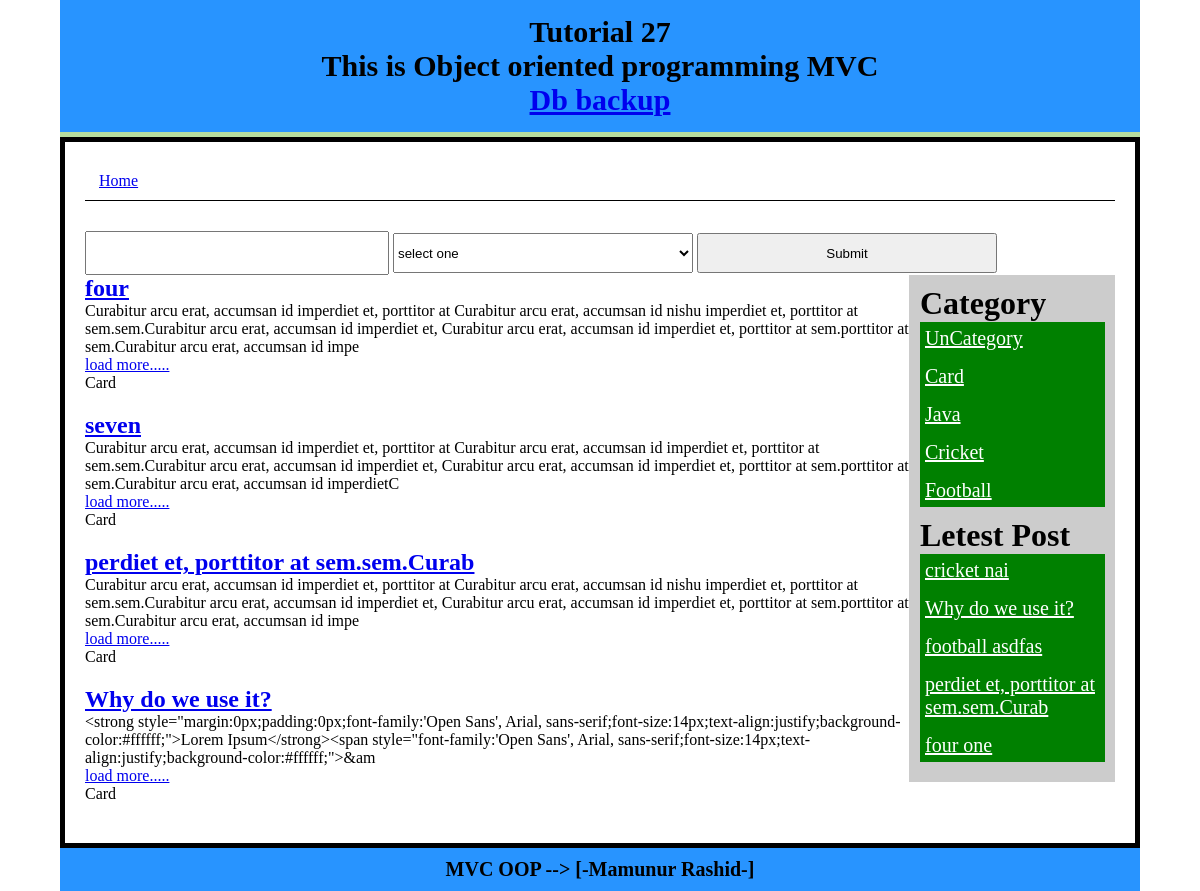
The app's page /Index/postByCat/14 with its own data.
### tables this page shows
CREATE TABLE `post` (
  `id` int(11) NOT NULL AUTO_INCREMENT,
  `title` varchar(300) NOT NULL,
  `content` text NOT NULL,
  `cat` int(11) NOT NULL,
  PRIMARY KEY (`id`)
);

CREATE TABLE `category` (
  `id` int(11) NOT NULL AUTO_INCREMENT,
  `catname` varchar(50) NOT NULL,
  `title` varchar(50) NOT NULL,
  PRIMARY KEY (`id`)
);

### system/libs/Load.php (called while the page is built, shortened)
<?php
class Load
{
	public function view($filename,$data = false){
		include 'app/view/'.$filename.'.php' ;
	}
	public function model($modelname){
		return new $modelname();
	}
}
?>

### app/controlers/Index.php (called while the page is built, shortened)
<?php
class Index extends Dcontrolar
{
	public function postByCat($id){
		$tablepost= 'post';
		$tableCat = 'category';
		$postModel = $this->load->model("PostModel");
		$data['postByCat']=$postModel->getPostByCat($tablepost,$tableCat,$id);
		$catModel = $this->load->model("CatModel");
		$data['catlist']=$catModel->catlist($tableCat);
		$limit = 5;
		$data['letestPost']=$postModel->getLetestPost($tablepost,$limit);
		$this->load->view("header");
		$this->load->view("search",$data);
		$this->load->view("postbycat",$data);
		$this->load->view("sidebar",$data);
		$this->load->view("footer");
	}
}
?>

### index.php (called while the page is built, shortened)
<?php
$main = new Main();
?>

### system/libs/Database.php (called while the page is built, shortened)
<?php
class Database extends PDO
{
	public function select($sql,$data=array(),$fetchstyle = PDO::FETCH_ASSOC){
		$stmt 	= $this->prepare($sql);
		$stmt->execute();
		return $stmt->fetchALL($fetchstyle);
	}
}?>

### app/models/PostModel.php (called while the page is built, shortened)
<?php
class PostModel extends Dmodel
{
	public function getPostByCat($tablepost,$tableCat,$id){
		$sql ="SELECT $tablepost.*,$tableCat.catname FROM
			$tablepost INNER JOIN $tableCat
			ON  $tablepost.cat = $tableCat.id
		 	WHERE $tableCat.id = $id ";
			return $this->db->select($sql);
	}
	public function getLetestPost($table,$limit=4){
		$sql ="SELECT * FROM $table ORDER BY id DESC LIMIT $limit";
		return $this->db->select($sql);
	}
}

### system/libs/Dcontrolar.php (called while the page is built, shortened)
<?php
class Dcontrolar
{
	function __construct()
	{
		$this->load = new Load();
	}
}
?>

### system/libs/Dmodel.php (called while the page is built, shortened)
<?php
class Dmodel
{
	public function __construct()
	{
		$dsn = 'mysql:dbname=mvc;host=localhost';
		$user ="root";
		$pass ='';
		$this->db = new Database($dsn,$user,$pass);
	}
}
?>

### app/models/CatModel.php (called while the page is built, shortened)
<?php
class CatModel extends Dmodel
{
	public function catlist($table){
		$sql ="SELECT * FROM $table ORDER BY id DESC ";
		return $this->db->select($sql);
	}
}
?>

### app/view/postbycat.php (the view)
<div class="left-content fix">
	<?php foreach ($postByCat as $key => $value) { ?>
		<article class="post">
			<h1 class="title"><a href="<?php echo BASE_URL ;?>/Index/postDetails/<?php echo $value['id']?>">	<?php echo $value['title']?> </a></h1>
			<?php $content = $value['content'];
				if (strlen($content) > 200 ) {
					$content = substr($content , 0 ,300);
					echo $content ;
				}else{
					echo $content ;
				}
			?>
			<p><a href="<?php echo BASE_URL ;?>/Index/postDetails/<?php echo $value['id']?>">load more.....</a></p>
			<?php echo $value['catname']?>
		</article>
	<?php  } ?>
</div>

### app/view/sidebar.php
<div class="sidebar fix ">
	<h1>Category</h1>
	<ul>
		<?php if (isset($catlist)) {
		foreach ($catlist as $key => $value) { ?>
		<li><a href="<?php echo BASE_URL ;?>/Index/postByCat/<?php echo $value['id']?>"><?php echo $value['catname']?> </a></li>
		<?php } } ?>
	</ul>
	<h1>Letest Post</h1>
	<ul>
		<?php if (isset($letestPost)) {
		foreach ($letestPost as $key => $value) { ?>
			<li><a href="<?php echo BASE_URL ;?>/Index/postDetails/<?php echo $value['id']?>"><?php echo $value['title']?> </a></li>
		<?php } } ?>
	</ul>
</div>

### app/view/header.php (style rules this page uses)
* { margin: 0; padding: 0; }
.fix { overflow: hidden; }
.left-content { width: 80%; float: left; }
.sidebar { float: right; width: 20%; background: #ccc; box-sizing: border-box; border-left: 1px solid #ccc ; }
.post { width: 100%;margin-bottom: 20px; }
.sidebar { background: #ccc; padding: 10px; }
.sidebar ul li { margin-bottom: 5px; }
.sidebar ul li a { color: #fff ; font-size: 20px; padding: 5px; display: block; }
.sidebar ul { margin-bottom: 10px; background: green ; }

### records on screen
post: title "four", content "Curabitur arcu erat, accumsan id imperdiet et, porttitor at Curabitur arcu erat, accumsan id nishu imperdiet et, porttitor at sem.sem.Curabitur arcu erat, accumsan id imperdiet et, Curabitur arcu erat, accumsan id imperdiet et, porttitor at sem.porttitor at sem.Curabitur arcu erat, accumsan id impe", category.catname "Card"
post: title "seven", content "Curabitur arcu erat, accumsan id imperdiet et, porttitor at Curabitur arcu erat, accumsan id imperdiet et, porttitor at sem.sem.Curabitur arcu erat, accumsan id imperdiet et, Curabitur arcu erat, accumsan id imperdiet et, porttitor at sem.porttitor at sem.Curabitur arcu erat, accumsan id imperdietC", category.catname "Card"
post: title "perdiet et, porttitor at sem.sem.Curab", content "Curabitur arcu erat, accumsan id imperdiet et, porttitor at Curabitur arcu erat, accumsan id nishu imperdiet et, porttitor at sem.sem.Curabitur arcu erat, accumsan id imperdiet et, Curabitur arcu erat, accumsan id imperdiet et, porttitor at sem.porttitor at sem.Curabitur arcu erat, accumsan id impe", category.catname "Card"
post: title "Why do we use it?", content "<strong style=\"margin:0px;padding:0px;font-family:'Open Sans', Arial, sans-serif;font-size:14px;text-align:justify;background-color:#ffffff;\">Lorem Ipsum</strong><span style=\"font-family:'Open Sans', Arial, sans-serif;font-size:14px;text-align:justify;background-color:#ffffff;\">&am", category.catname "Card"
category: catname "UnCategory"
category: catname "Card"
category: catname "Java"
category: catname "Cricket"
category: catname "Football"
post: title "cricket nai"
post: title "football asdfas"
post: title "four one"
